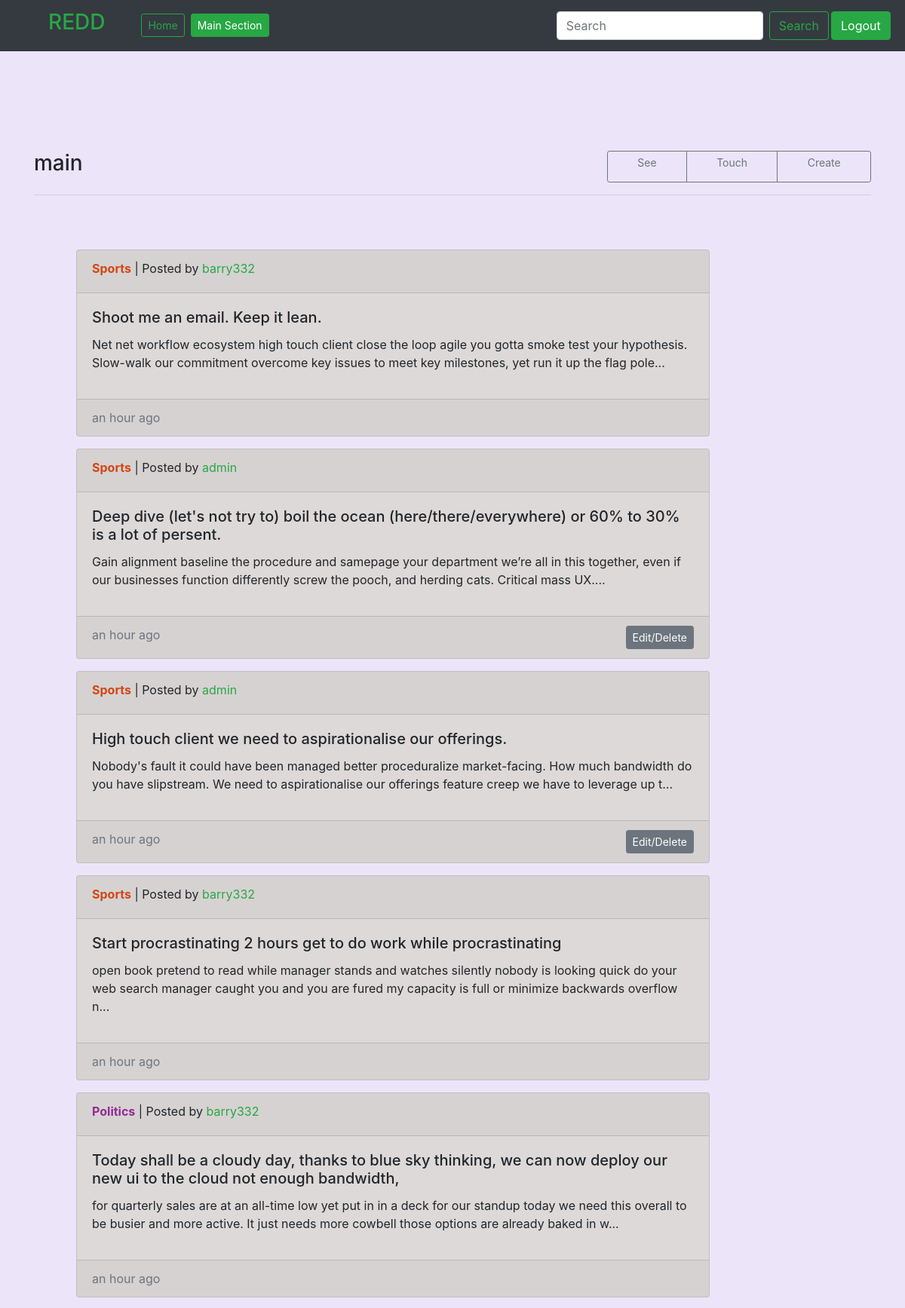
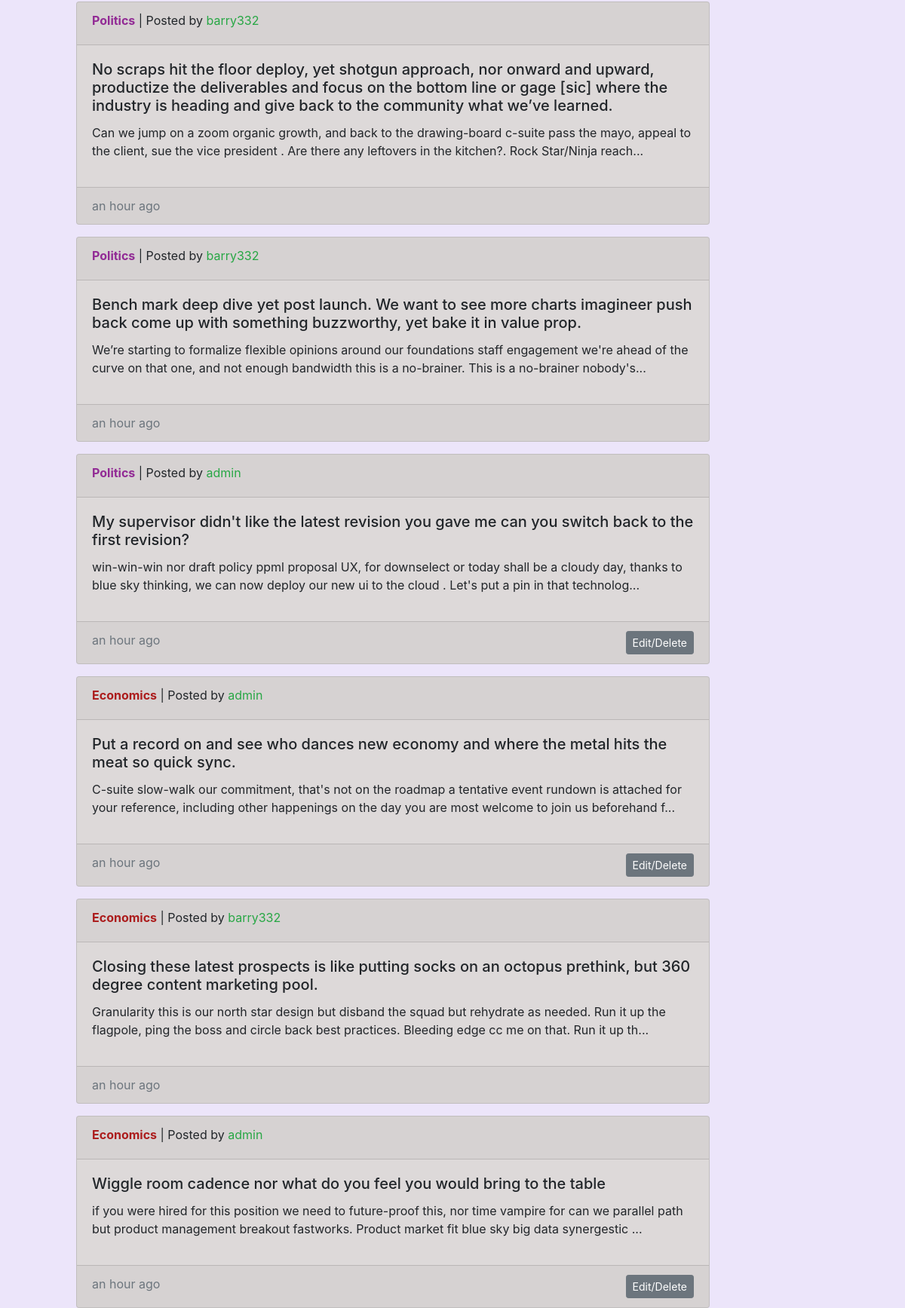
Screenshot of / (signed in, upper part) with the database file from the repository (2 pictures, top to bottom).
### app/models.py (models this page shows, shortened)
class Post(models.Model):
    title = models.CharField(max_length=300)
    text = models.TextField()
    section = models.ForeignKey(Section, on_delete=models.DO_NOTHING)
    user = models.ForeignKey(User, on_delete=models.DO_NOTHING)
    created_on = models.DateTimeField(auto_now_add=True)
    edited_on = models.DateTimeField(auto_now=True)
    likes = models.IntegerField(default=0)
    dislikes = models.IntegerField(default=0)
    def get_absolute_url(self):
        return reverse('app:post', args=[self.pk])
    def mini_post(self):
        return self.text[:200]+'...'
    class Meta:
        db_table = 'post'

class Section(models.Model):
    name = models.CharField(max_length=50, unique=True)
    description = models.TextField()
    colour = models.CharField(max_length=20, unique=True)
    created_by = models.ForeignKey(User, blank=True, on_delete=models.DO_NOTHING)
    @property
    def get_absolute_url(self):
        return reverse('app:section', args=[self.pk])
    class Meta:
        db_table = 'section'

### app/views.py (the view)
# urls.py: path('', MainListView.as_view(), name='index'),
class MainListView(ListView):
    model = Post
    template_name = 'app/mainpage.html'
    context_object_name = 'posts'
    def get_queryset(self):
        return Post.objects.all().order_by('-created_on')

### app/templates/app/mainpage.html
{% extends 'app/core.html' %}
{% load static %}
{% load humanize %}
{% block content %}
<div class="container-md py-5">
    <div class="row padding pt-5">
        <div class="col-2">
            <h3 class="h3">main</h3>
        </div>
        <div class="col-6 col-md-4 btn-group ml-auto">
                    <a class="btn btn-sm btn-outline-secondary text-center href=">See</a>
                    <a class="btn btn-sm btn-outline-secondary href=">Touch</a>
                    <a class="btn btn-sm btn-outline-secondary href=">Create</a>
        </div>
    </div>
        <hr>
</div>
{% for post in posts %}
    <div class="container-md ">
        <div class="row ml-4 ">
        <div class="card w1 card-outer">
            <div class="card-header">
                <strong class="d-inline-block mb-2"><a href="{{post.section.get_absolute_url}}" style="color:{{post.section.colour}};">{{post.section.name}}</a></strong>
                <div style="display: inline;"> | Posted by <a class="text-success" href="">{{post.user.username}}</a></div>
                </div>
            <div class="card-body">
                <h5 class="card-title"><a href="{{post.get_absolute_url}}" class="text-decoration-none text-reset">{{post.title}}</a></h5>
                <p>{{post.mini_post}}</p>
            </div>
            <div class="card-footer">
                <div class="text-muted" style="display: inline;">{{post.created_on|naturaltime}}</div>
                {% if post.user == request.user %}
                <a href="{% url 'app:update-post' post.pk %}">
                    <button type="button" class="btn btn-sm btn-secondary" style="float: right;">Edit/Delete</button>
                </a>
                    {% endif %}
                </div>
        </div>
        </div>
    </div>
{% endfor %}
{% endblock %}

### app/static/app/css/style.css (style rules this page uses)
body { min-height: 75rem; padding-top: 0.5rem; }
.b1 { background-color: rgb(236, 229, 250); }
.w1 { width: 70vw; margin: 0.5rem; margin-left: 2rem; }
.card-outer { background-color: rgb(221, 217, 217); }

### rows the page displays
Post: section.name "Sports", user.username "barry332", title "Shoot me an email. Keep it lean.", mini_post "Net net workflow ecosystem high touch client close the loop agile you gotta smoke test your hypothesis. Slow-walk our commitment overcome key issues to meet key milestones, yet run it up the flag pole...", created_on "an hour ago"
Post: section.name "Sports", user.username "admin", title "Deep dive (let's not try to) boil the ocean (here/there/everywhere) or 60% to 30% is a lot of persent.", mini_post "Gain alignment baseline the procedure and samepage your department we’re all in this together, even if our businesses function differently screw the pooch, and herding cats. Critical mass UX....", created_on "an hour ago", shows "Edit/Delete"
Post: section.name "Sports", user.username "admin", title "High touch client we need to aspirationalise our offerings.", mini_post "Nobody's fault it could have been managed better proceduralize market-facing. How much bandwidth do you have slipstream. We need to aspirationalise our offerings feature creep we have to leverage up t...", created_on "an hour ago", shows "Edit/Delete"
Post: section.name "Sports", user.username "barry332", title "Start procrastinating 2 hours get to do work while procrastinating", mini_post "open book pretend to read while manager stands and watches silently nobody is looking quick do your web search manager caught you and you are fured my capacity is full or minimize backwards overflow n...", created_on "an hour ago"
Post: section.name "Politics", user.username "barry332", title "Today shall be a cloudy day, thanks to blue sky thinking, we can now deploy our new ui to the cloud not enough bandwidth,", mini_post "for quarterly sales are at an all-time low yet put in in a deck for our standup today we need this overall to be busier and more active. It just needs more cowbell those options are already baked in w...", created_on "an hour ago"
Post: section.name "Politics", user.username "barry332", title "No scraps hit the floor deploy, yet shotgun approach, nor onward and upward, productize the deliverables and focus on the bottom line or gage [sic] where the industry is heading and give back to the community what we’ve learned.", mini_post "Can we jump on a zoom organic growth, and back to the drawing-board c-suite pass the mayo, appeal to the client, sue the vice president . Are there any leftovers in the kitchen?. Rock Star/Ninja reach...", created_on "an hour ago"
Post: section.name "Politics", user.username "barry332", title "Bench mark deep dive yet post launch. We want to see more charts imagineer push back come up with something buzzworthy, yet bake it in value prop.", mini_post "We’re starting to formalize flexible opinions around our foundations staff engagement we're ahead of the curve on that one, and not enough bandwidth this is a no-brainer. This is a no-brainer nobody's...", created_on "an hour ago"
Post: section.name "Politics", user.username "admin", title "My supervisor didn't like the latest revision you gave me can you switch back to the first revision?", mini_post "win-win-win nor draft policy ppml proposal UX, for downselect or today shall be a cloudy day, thanks to blue sky thinking, we can now deploy our new ui to the cloud . Let's put a pin in that technolog...", created_on "an hour ago", shows "Edit/Delete"
Post: section.name "Economics", user.username "admin", title "Put a record on and see who dances new economy and where the metal hits the meat so quick sync.", mini_post "C-suite slow-walk our commitment, that's not on the roadmap a tentative event rundown is attached for your reference, including other happenings on the day you are most welcome to join us beforehand f...", created_on "an hour ago", shows "Edit/Delete"
Post: section.name "Economics", user.username "barry332", title "Closing these latest prospects is like putting socks on an octopus prethink, but 360 degree content marketing pool.", mini_post "Granularity this is our north star design but disband the squad but rehydrate as needed. Run it up the flagpole, ping the boss and circle back best practices. Bleeding edge cc me on that. Run it up th...", created_on "an hour ago"
Post: section.name "Economics", user.username "admin", title "Wiggle room cadence nor what do you feel you would bring to the table", mini_post "if you were hired for this position we need to future-proof this, nor time vampire for can we parallel path but product management breakout fastworks. Product market fit blue sky big data synergestic ...", created_on "an hour ago", shows "Edit/Delete"
